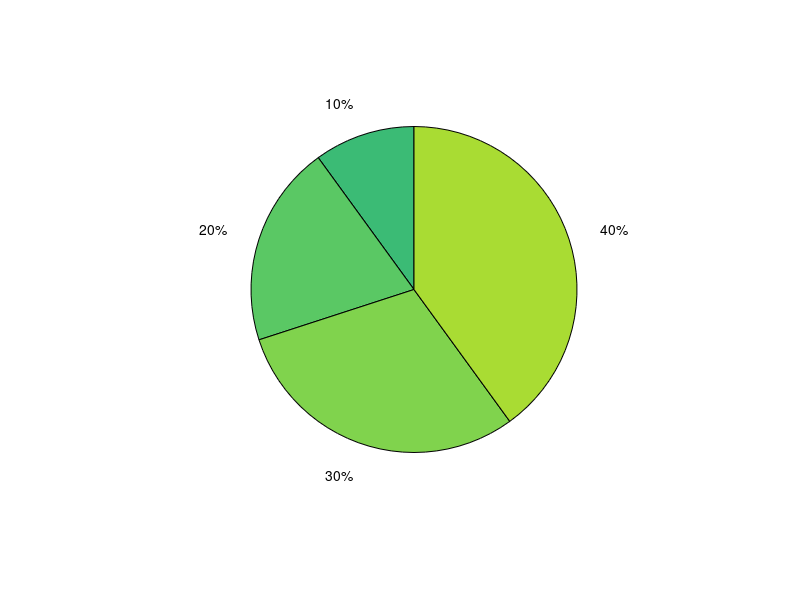
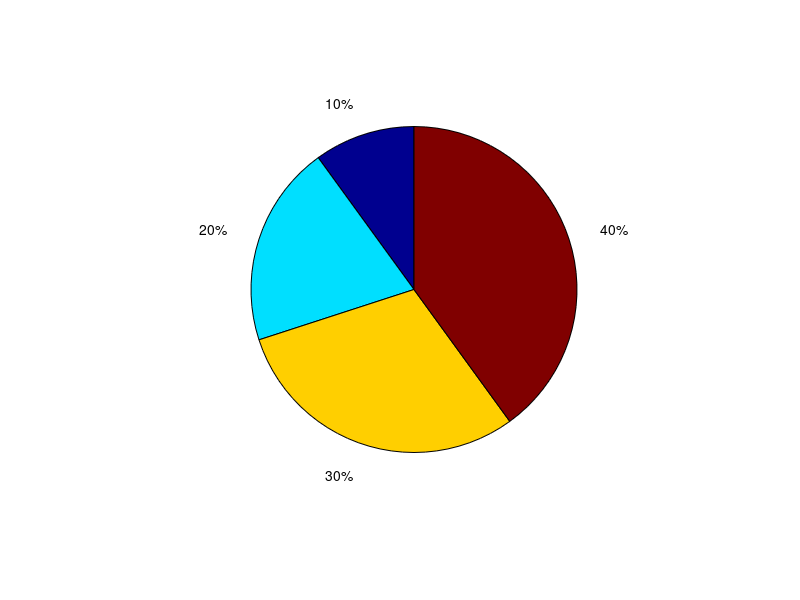

Here is the MATLAB script that generated these plots, in order:
cc = colormap;
c=zeros(4,3);
for i = 1 : 4 
ii = 40+i*4
c(i,:) = cc(ii,:);
ci = floor(cc(ii,:)*256)
end
x=[1:4];
pie(x);
colormap(c);
figure
pie(x);
colormap jet;
floor(c)